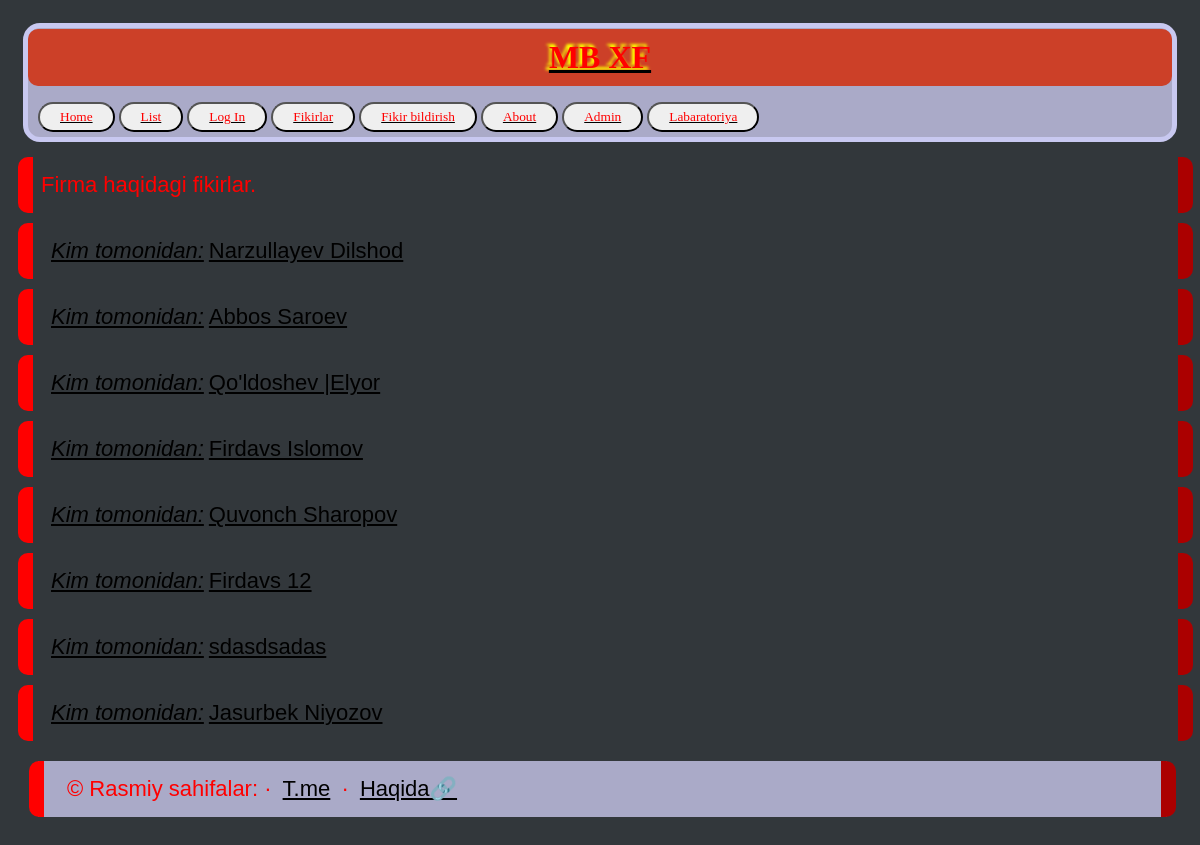
The app's page /fikirlar/ with its own data.
### driver/models.py (models this page shows, shortened)
class Fikr(models.Model):
    kim_tomonidan = models.CharField(max_length=50)
    discription = models.TextField()

### driver/views.py (the view)
# urls.py: path('fikirlar/', fikirlar, name="Fikirlar"),
def fikirlar(request):
    fikir = models.Fikr.objects.all()
    context = {
        "fikirs" : fikir
    }
    return render(request,"fikIrlar.html", context)

### templates/fikirlar.html
{% extends 'base.html' %} {% block content %}
</head>
<div class="mijoz">Firma haqidagi fikirlar.</div>
<body>
    {%for fikir in fikirs %}
    <div class='mijoz'>
        <a href=" {{ fikir.pk }} ">
            <em>Kim tomonidan:</em>{{ fikir.kim_tomonidan }} </a>
    </div>
    {%endfor%}
</body>
{% endblock content %}

### templates/base.html (style rules this page uses)
* { padding: 5px; color: black; }
body { background: rgb(50, 55, 59); text-align: justify; box-sizing: border-box; color: red; }
em { color: black; }
.mijoz { padding-top: 15px; padding-bottom: 15px; padding-left: 8px; padding-right: 8px; margin-top: 10px; background-color: rgb(50, 55, 59); color: red; font-size: 21px; font-family: Arial, Helvetica, sans-serif; width: 97%; border-left: outset 15px red; border-right: outset 15px red; border-radius: 10px; font-size: 22px; transition: 1s; }

### records on screen
Fikr: kim_tomonidan "Narzullayev Dilshod"
Fikr: kim_tomonidan "Abbos Saroev"
Fikr: kim_tomonidan "Qo'ldoshev |Elyor"
Fikr: kim_tomonidan "Firdavs Islomov"
Fikr: kim_tomonidan "Quvonch Sharopov"
Fikr: kim_tomonidan "Firdavs 12"
Fikr: kim_tomonidan "sdasdsadas"
Fikr: kim_tomonidan "Jasurbek Niyozov"
